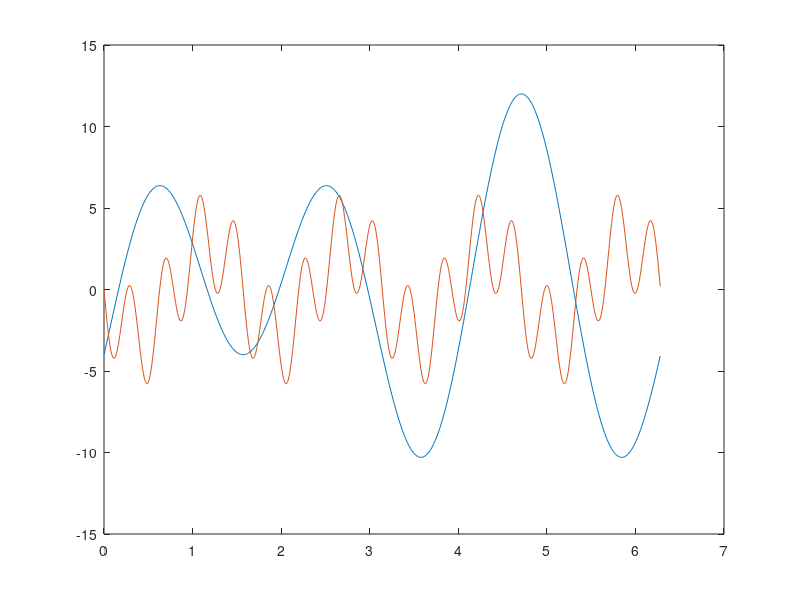

MATLAB code to generate this figure:
% Grafik Garis 2D - Percobaan 4
x = 0:0.01:2*pi;
y = 8*sin(3*x) - 4*cos(2*x);
z = 3*sin(10*x).*-2.*cos(6*x);
plot(x, y, x, z);
